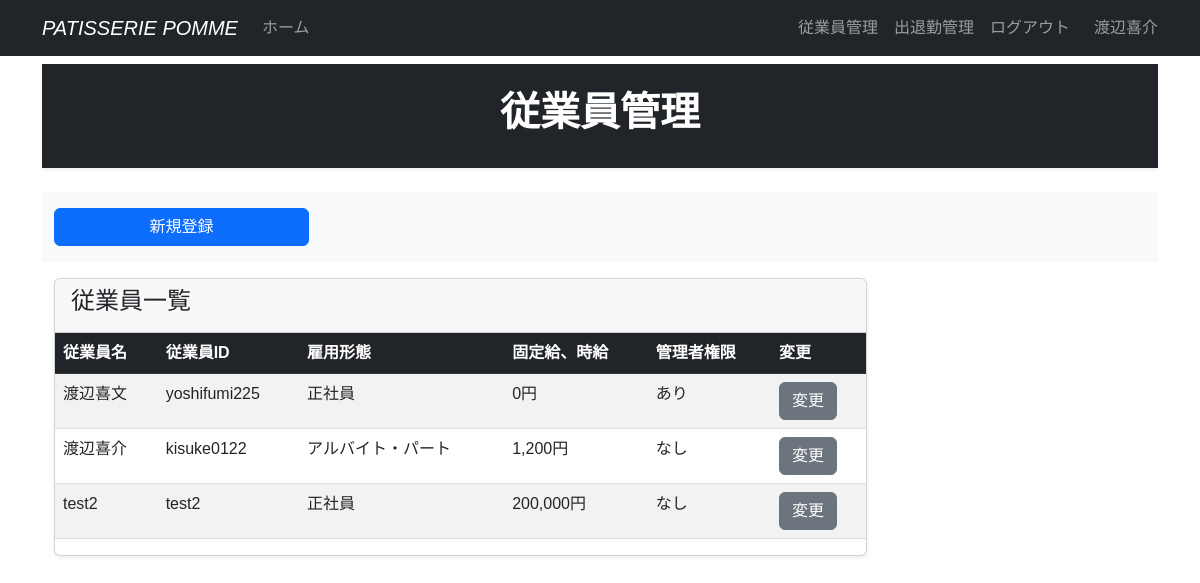
The page /user_maintenance (signed in) on the database its author committed.
### time_project/models.py (models this page shows, shortened)
class User(db.Model, UserMixin):
    __tablename__ = 'users'
    id = db.Column(db.Integer, primary_key=True)
    username = db.Column(db.String(64))
    users_id = db.Column(db.String(64),unique=True, nullable=False)
    employment_type = db.Column(db.String(10), nullable=False,default='parttime')
    hourly_wage = db.Column(db.Integer,nullable=True)
    fixed_wage = db.Column(db.Integer,nullable=True)
    password_hash = db.Column(db.String(128))
    administrator = db.Column(db.String(1))
    Timepage_records = db.relationship('Timepage',backref ='user',lazy='dynamic',cascade='all, delete-orphan')
    @property
    def password(self):
        raise ArithmeticError('password is not a readable attribute')
    @property
    def employment_display(self):
        if self.employment_type == "fulltime":
            return "正社員"
        elif self.employment_type == "parttime":
            return "アルバイト・パート"
        else:
            return "未設定"
    @property
    def wage_display(self):
        if self.employment_type == "fulltime":
            return f"{self.fixed_wage:,}円"
        elif self.employment_type == "parttime":
            return f"{self.hourly_wage:,}円"
        else:
            return "未設定"

### time_project/main/views.py (the view)
@main.route('/user_maintenance')
@login_required
def user_maintenance():
    page = request.args.get('page',1,type = int)
    users = User.query.order_by(User.id).paginate(page=page)
    return render_template('user_maintenance.html',users=users)

### time_project/__init__.py (called while the page is built)
@event.listens_for(Engine,"connect")
def set_sqlite_pragma(dbapi_connection, connection_record):
    cursor = dbapi_connection.cursor()
    cursor.execute("PRAGMA foreign_keys=ON")
    cursor.close()

### time_project/models.py (called while the page is built)
@login_manager.user_loader
def load_user(user_id):
    return User.query.get(user_id)

### time_project/templates/user_maintenance.html
{% extends "base.html" %}
{% block content %}
    <header class="bg-dark py-4 mb-4 shadow-sm text-white">
        <div class="container text-center">
            <h1 class="fw-bold">従業員管理</h1>
        </div>
    </header>
    <section id="menu">
        <div class="container my-3 py-3 bg-light">
            <div class="row">
                <div class="col-md-3">
                    <a href="{{url_for('main.user_register')}}" class="btn btn-primary w-100">
                        新規登録
                    </a>
                </div>
            </div>
        </div>
    </section>
    <section id="list">
        <div class="container my-3">
            <div class="row">
                <div class="col-md-9">
                    <div class="card shadow-sm">
                        <div class="card-header">
                            <h4>従業員一覧</h4>
                        </div>
                        <div class="table-responsive">
                            <table class="table table-striped text-nowrap">
                                <thead class="table-dark">
                                    <tr>
                                        <th>従業員名</th>
                                        <th>従業員ID</th>
                                        <th>雇用形態</th>
                                        <th>固定給、時給</th>
                                        <th>管理者権限</th>
                                        <th>変更</th>
                                    </tr>
                                </thead>
                                <tbody>
                                    {% for user in users.items %}
                                    <tr>
                                        <td>{{ user.username }}</td>
                                        <td>{{ user.users_id }}</td>
                                        <td>{{ user.employment_display}}</td>
                                        <td>{{ user.wage_display}}</td>
                                        <td>{{ 'あり' if user.administrator == "1" else 'なし' }}</td>
                                        <td>
                                            <a href="{{ url_for('main.user_account',user_id=user.id)}}" class="btn btn-secondary">
                                            変更
                                        </a>
                                    </td>
                                    </tr>
                                    {% endfor %}
                                </tbody>
                            </table>
                        </div>
                    </div>
                </div>
            </div>
        </div>
    </section>
{% endblock %}

### time_project/templates/base.html (shortened to what this page needs)
<!DOCTYPE html>
<html lang="ja">
<head>
    <link href="https://cdn.jsdelivr.net/npm/bootstrap@5.3.0/dist/css/bootstrap.min.css" rel="stylesheet">
</head>
<body>
    <nav class="navbar navbar-expand-lg navbar-dark bg-dark fixed-top">
        <div class="container">
            <a class="navbar-brand fst-italic" href="{{url_for('main.index')}}">PATISSERIE POMME</a>
            <div class="collapse navbar-collapse" id="navbarNav">
                <ul class="navbar-nav me-auto">
                    <li class="nav-item">
                        <a class="nav-link" href="{{url_for('main.index')}}">ホーム</a>
                    </li>
                </ul>
                <ul class="navbar-nav">
                    {% if current_user.is_authenticated%}
                        <li class="nav-item">
                            <a class="nav-link" href="{{url_for('main.user_maintenance')}}">従業員管理</a>
                        </li>
                        <li class="nav-item">
                            <a class="nav-link" href="{{url_for('main.work_timepage')}}">出退勤管理</a>
                        </li>
                        <li class="nav-item">
                            <a class="nav-link" href="{{url_for('main.logout')}}">ログアウト</a>
                        </li>
                        <span class="navbar-text ms-3">
                            {{ current_user.username | truncate(10)}}
                        </span>
                    {% else %}
                        <li class="nav-item">
                            <a class="nav-link" href="{{url_for('main.login')}}">ログイン</a>
                        </li>
                    {% endif%}
                </ul>
            </div>
        </div>
    </nav>
         {% from "_formhelpers.html" import render_field %}
        <div class="container" style="padding-top: 4rem; padding-bottom: 4rem;">
          {% block content %}
          {% endblock %}
    </div>
</body>
</html>

### time_project/templates/base.html (style rules this page uses)
body { font-family: 'Noto Sans JP', sans-serif; }

### rows shown on the page
User: username "渡辺喜介", users_id "kisuke0122", employment_display "アルバイト・パート", wage_display "1,200円", administrator "なし"
User: username "渡辺喜文", users_id "yoshifumi225", employment_display "正社員", wage_display "0円", administrator "あり"
User: username "test2", users_id "test2", employment_display "正社員", wage_display "200,000円", administrator "なし"
